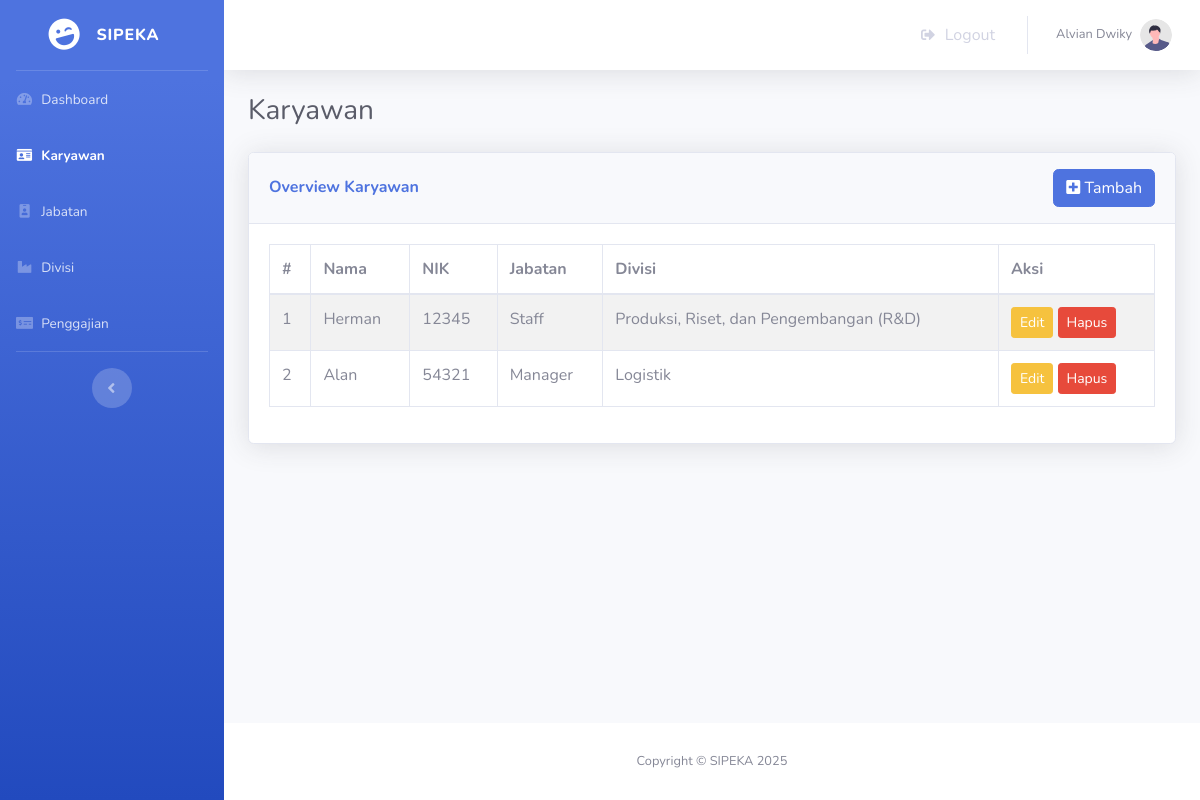
Screenshot of /hr/karyawan.php (signed in) with the database file from the repository.
### tables this page shows
CREATE TABLE `karyawan` (
  `id_karyawan` int(11) NOT NULL,
  `nama` varchar(100) DEFAULT NULL,
  `nik` varchar(20) DEFAULT NULL,
  `id_jabatan` int(11) DEFAULT NULL,
  `id_divisi` int(11) DEFAULT NULL
);

CREATE TABLE `jabatan` (
  `id_jabatan` int(11) NOT NULL,
  `nama_jabatan` varchar(50) DEFAULT NULL,
  `gaji_pokok` int(11) DEFAULT NULL
);

CREATE TABLE `divisi` (
  `id_divisi` int(11) NOT NULL,
  `nama_divisi` varchar(50) DEFAULT NULL,
  `tunjangan` int(11) NOT NULL
);

### hr/karyawan.php (the view, shortened to what this page needs)
<!DOCTYPE html>
<html lang="en">
<head>
    <?php
        require('../config.php');
    ?>
    <link href="vendor/fontawesome-free/css/all.min.css" rel="stylesheet" type="text/css">
    <link href="css/sb-admin-2.css" rel="stylesheet">
</head>
<body id="page-top">
    <div id="wrapper">
        <ul class="navbar-nav bg-gradient-primary sidebar sidebar-dark accordion" id="accordionSidebar">
            <a class="sidebar-brand d-flex align-items-center justify-content-center" href="index.php">
                <div class="sidebar-brand-icon rotate-n-15">
                    <i class="fas fa-laugh-wink"></i>
                </div>
                <div class="sidebar-brand-text mx-3">SIPEKA</div>
            </a>
            <hr class="sidebar-divider my-0">
            <li class="nav-item">
                <a class="nav-link" href="index.php">
                    <i class="fas fa-fw fa-tachometer-alt"></i>
                    <span>Dashboard</span></a>
            </li>
            <li class="nav-item active">
                <a class="nav-link" href="karyawan.php">
                    <i class="fas fa-fw fa-id-card"></i>
                    <span>Karyawan</span></a>
            </li>
            <li class="nav-item">
                <a class="nav-link" href="jabatan.php">
                    <i class="fas fa-fw fa-id-badge"></i>
                    <span>Jabatan</span></a>
            </li>
            <li class="nav-item">
                <a class="nav-link" href="divisi.php">
                    <i class="fas fa-fw fa-industry"></i>
                    <span>Divisi</span></a>
            </li>
            <li class="nav-item">
                <a class="nav-link" href="penggajian.php">
                    <i class="fas fa-fw fa-money-check-alt"></i>
                    <span>Penggajian</span></a>
            </li>
            <hr class="sidebar-divider d-none d-md-block">
            <div class="text-center d-none d-md-inline">
                <button class="rounded-circle border-0" id="sidebarToggle"></button>
            </div>
        </ul>
        <div id="content-wrapper" class="d-flex flex-column">
            <div id="content">
                <nav class="navbar navbar-expand navbar-light bg-white topbar mb-4 static-top shadow">
                    <ul class="navbar-nav ml-auto">
                        <div class="nav-item no-arrow mx-1">
                            <a class="nav-link" href="../logout.php" data-toggle="modal" data-target="#logoutModal">
                                <i class="fas fa-sign-out-alt fa-sm fa-fw mr-2"></i>
                                Logout
                            </a>
                        </div>
                        <div class="nav-item dropdown no-arrow">
                            <div class="nav-link dropdown-toggle" aria-haspopup="true" aria-expanded="false">
                                <span class="mr-2 d-none d-lg-inline text-gray-600 small"><?php echo $_SESSION['nama'] ?></span>
                                <img class="img-profile rounded-circle"
                                    src="img/undraw_profile.svg">
                            </div>
                        </div>
                    </ul>
                </nav>
                <div class="container-fluid">
                    <div class="d-sm-flex align-items-center justify-content-between mb-4">
                        <h1 class="h3 mb-0 text-gray-800">Karyawan</h1>
                    </div>
                    <div class="row">
                        <div class="col-xl-12">
                            <div class="card shadow mb-4">
                                <div
                                    class="card-header py-3 d-flex flex-row align-items-center justify-content-between">
                                    <h6 class="m-0 font-weight-bold text-primary">Overview Karyawan</h6>
                                    <button class="btn btn-primary" data-toggle="modal" data-target="#karyawanModal">
                                        <i class="fas fa-plus-square"></i> Tambah
                                    </button>
                                </div>
                                <div class="card-body">
                                    <div class="table-responsive">
                                    <table class="table table-striped table-bordered">
                                        <thead>
                                            <tr>
                                            <th scope="col">#</th>
                                            <th scope="col">Nama</th>
                                            <th scope="col">NIK</th>
                                            <th scope="col">Jabatan</th>
                                            <th scope="col">Divisi</th>
                                            <th scope="col">Aksi</th>
                                            </tr>
                                        </thead>
                                        <tbody>
                                            <?php
                                                $q = "SELECT * FROM karyawan k JOIN jabatan j ON k.id_jabatan = j.id_jabatan JOIN divisi d ON d.id_divisi = k.id_divisi ORDER BY id_karyawan ASC";
                                                $r = mysqli_query($con,$q);
                                                $i=1;
                                                if($r){
                                                    while($row = mysqli_fetch_assoc($r)){
                                                        echo "<tr>";
                                                        echo "<td>$i</td>";
                                                        echo "<td>$row[nama]</td>";
                                                        echo "<td>$row[nik]</td>";
                                                        echo "<td>$row[nama_jabatan]</td>";
                                                        echo "<td>$row[nama_divisi]</td>";
                                                        echo "<td><a href='edit_karyawan.php?id=$row[id_karyawan]' class='btn btn-sm btn-warning'>Edit</a>
                                                        <a href='karyawan.php?action=delete&id={$row['id_karyawan']}' class='btn btn-sm btn-danger'>Hapus</a></td>";
                                                        echo "</tr>";
                                                        $i++;
                                                    }
                                                }
                                            ?>
                                        </tbody>
                                    </table>
                                </div>
                                </div>
                            </div>
                        </div>
                    </div>
                </div>
            </div>
            <footer class="sticky-footer bg-white">
                <div class="container my-auto">
                    <div class="copyright text-center my-auto">
                        <span>Copyright &copy; SIPEKA 2025</span>
                    </div>
                </div>
            </footer>
        </div>
    </div>
</body>
</html>

### rows the page displays
karyawan: nama "Herman", nik "12345", id_jabatan.nama_jabatan "Staff", id_divisi.nama_divisi "Produksi, Riset, dan Pengembangan (R&D)"
karyawan: nama "Alan", nik "54321", id_jabatan.nama_jabatan "Manager", id_divisi.nama_divisi "Logistik"

### other values shown
$_SESSION['nama'] "Alvian Dwiky"
